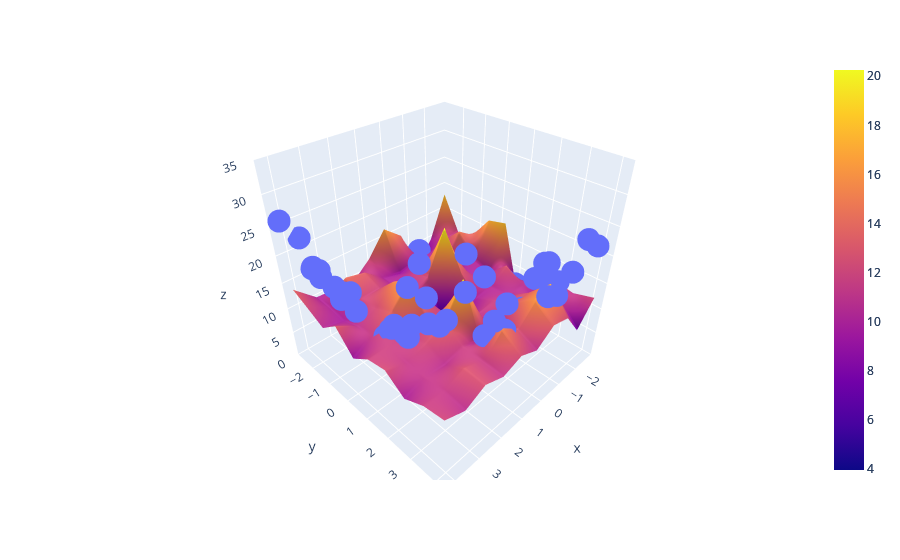

Notebook code cell kept with this figure:
### Code cell
fig.add_trace(go.Surface(x=x_input,y=y_input,z=z_final))
fig.update_layout(scene=dict(zaxis=dict(range=[0,35])))
